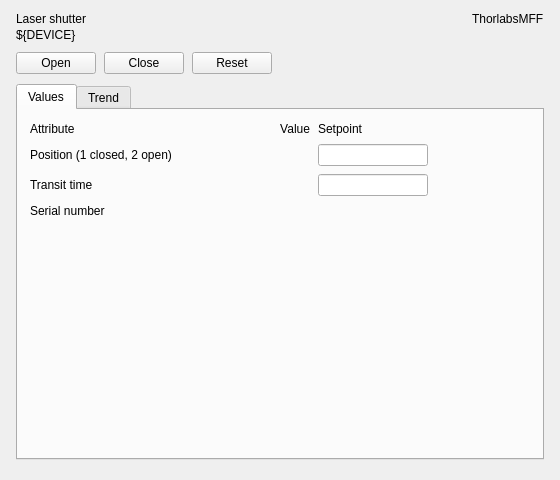
<?xml version="1.0" encoding="UTF-8"?>
<!--
  Laser shutter panel for a ThorlabsMFF device: commands, values, trend.
  Macros: DEVICE (the Tango device name)
  Open with a PyDMRelatedDisplayButton: filename "panels/thorlabsmff/panel.ui", macros {"DEVICE": "..."}
-->
<ui version="4.0">
 <class>ThorlabsMFFPanel</class>
 <widget class="QWidget" name="ThorlabsMFFPanel">
  <property name="geometry">
   <rect>
    <x>0</x>
    <y>0</y>
    <width>560</width>
    <height>480</height>
   </rect>
  </property>
  <property name="windowTitle">
   <string>Laser shutter ${DEVICE}</string>
  </property>
  <layout class="QVBoxLayout" name="main_layout">
   <property name="spacing">
    <number>10</number>
   </property>
   <property name="leftMargin">
    <number>16</number>
   </property>
   <property name="topMargin">
    <number>12</number>
   </property>
   <property name="rightMargin">
    <number>16</number>
   </property>
   <property name="bottomMargin">
    <number>10</number>
   </property>
   <item>
    <layout class="QHBoxLayout" name="header_layout">
     <property name="spacing">
      <number>12</number>
     </property>
     <property name="leftMargin">
      <number>0</number>
     </property>
     <property name="topMargin">
      <number>0</number>
     </property>
     <property name="rightMargin">
      <number>0</number>
     </property>
     <property name="bottomMargin">
      <number>0</number>
     </property>
     <item>
      <layout class="QVBoxLayout" name="titles_layout">
       <property name="spacing">
        <number>2</number>
       </property>
       <property name="leftMargin">
        <number>0</number>
       </property>
       <property name="topMargin">
        <number>0</number>
       </property>
       <property name="rightMargin">
        <number>0</number>
       </property>
       <property name="bottomMargin">
        <number>0</number>
       </property>
       <item>
        <widget class="QLabel" name="title">
         <property name="text">
          <string>Laser shutter</string>
         </property>
         <property name="mbiRole" stdset="0">
          <string>title</string>
         </property>
        </widget>
       </item>
       <item>
        <widget class="QLabel" name="subtitle">
         <property name="text">
          <string>${DEVICE}</string>
         </property>
         <property name="textInteractionFlags">
          <set>Qt::TextSelectableByMouse</set>
         </property>
         <property name="mbiRole" stdset="0">
          <string>subheading</string>
         </property>
        </widget>
       </item>
      </layout>
     </item>
     <item>
      <spacer name="spacer">
       <property name="orientation">
        <enum>Qt::Horizontal</enum>
       </property>
       <property name="sizeHint" stdset="0">
        <size>
         <width>0</width>
         <height>0</height>
        </size>
       </property>
      </spacer>
     </item>
     <item alignment="Qt::AlignTop">
      <widget class="QLabel" name="device_class">
       <property name="text">
        <string>ThorlabsMFF</string>
       </property>
       <property name="mbiRole" stdset="0">
        <string>caption</string>
       </property>
      </widget>
     </item>
    </layout>
   </item>
   <item>
    <layout class="QHBoxLayout" name="commands_layout">
     <property name="spacing">
      <number>8</number>
     </property>
     <property name="leftMargin">
      <number>0</number>
     </property>
     <property name="topMargin">
      <number>0</number>
     </property>
     <property name="rightMargin">
      <number>0</number>
     </property>
     <property name="bottomMargin">
      <number>0</number>
     </property>
     <item>
      <widget class="PyDMPushButton" name="open_command">
       <property name="text">
        <string>Open</string>
       </property>
       <property name="toolTip">
        <string>tango://${DEVICE}/Open</string>
       </property>
       <property name="channel" stdset="0">
        <string>tango://${DEVICE}/Open</string>
       </property>
       <property name="pressValue" stdset="0">
        <string>1</string>
       </property>
       <property name="mbiRole" stdset="0">
        <string>primary</string>
       </property>
      </widget>
     </item>
     <item>
      <widget class="PyDMPushButton" name="close_command">
       <property name="text">
        <string>Close</string>
       </property>
       <property name="toolTip">
        <string>tango://${DEVICE}/Close</string>
       </property>
       <property name="channel" stdset="0">
        <string>tango://${DEVICE}/Close</string>
       </property>
       <property name="pressValue" stdset="0">
        <string>1</string>
       </property>
      </widget>
     </item>
     <item>
      <widget class="PyDMPushButton" name="reset_command">
       <property name="text">
        <string>Reset</string>
       </property>
       <property name="toolTip">
        <string>tango://${DEVICE}/Reset</string>
       </property>
       <property name="channel" stdset="0">
        <string>tango://${DEVICE}/Reset</string>
       </property>
       <property name="pressValue" stdset="0">
        <string>1</string>
       </property>
      </widget>
     </item>
     <item>
      <spacer name="spacer_2">
       <property name="orientation">
        <enum>Qt::Horizontal</enum>
       </property>
       <property name="sizeHint" stdset="0">
        <size>
         <width>0</width>
         <height>0</height>
        </size>
       </property>
      </spacer>
     </item>
    </layout>
   </item>
   <item>
    <widget class="QTabWidget" name="tabs">
     <property name="currentIndex">
      <number>0</number>
     </property>
     <widget class="QWidget" name="values_tab">
      <attribute name="title">
       <string>Values</string>
      </attribute>
      <layout class="QGridLayout" name="values_layout">
       <property name="spacing">
        <number>8</number>
       </property>
       <property name="leftMargin">
        <number>12</number>
       </property>
       <property name="topMargin">
        <number>12</number>
       </property>
       <property name="rightMargin">
        <number>12</number>
       </property>
       <property name="bottomMargin">
        <number>12</number>
       </property>
       <item row="0" column="0">
        <widget class="QLabel" name="attribute_heading">
         <property name="text">
          <string>Attribute</string>
         </property>
         <property name="mbiRole" stdset="0">
          <string>caption</string>
         </property>
        </widget>
       </item>
       <item row="0" column="1">
        <widget class="QLabel" name="value_heading">
         <property name="text">
          <string>Value</string>
         </property>
         <property name="alignment">
          <set>Qt::AlignRight|Qt::AlignVCenter</set>
         </property>
         <property name="mbiRole" stdset="0">
          <string>caption</string>
         </property>
        </widget>
       </item>
       <item row="0" column="2">
        <widget class="QLabel" name="setpoint_heading">
         <property name="text">
          <string>Setpoint</string>
         </property>
         <property name="mbiRole" stdset="0">
          <string>caption</string>
         </property>
        </widget>
       </item>
       <item row="1" column="0">
        <widget class="QLabel" name="position_label">
         <property name="text">
          <string>Position (1 closed, 2 open)</string>
         </property>
        </widget>
       </item>
       <item row="1" column="1">
        <widget class="PyDMLabel" name="position">
         <property name="minimumSize">
          <size>
           <width>130</width>
           <height>0</height>
          </size>
         </property>
         <property name="toolTip">
          <string>tango://${DEVICE}/position</string>
         </property>
         <property name="alignment">
          <set>Qt::AlignRight|Qt::AlignVCenter</set>
         </property>
         <property name="mbiRole" stdset="0">
          <string>value</string>
         </property>
         <property name="showUnits" stdset="0">
          <bool>true</bool>
         </property>
         <property name="channel" stdset="0">
          <string>tango://${DEVICE}/position</string>
         </property>
        </widget>
       </item>
       <item row="1" column="2">
        <widget class="PyDMLineEdit" name="position_setpoint">
         <property name="toolTip">
          <string>tango://${DEVICE}/position</string>
         </property>
         <property name="minimumSize">
          <size>
           <width>110</width>
           <height>0</height>
          </size>
         </property>
         <property name="channel" stdset="0">
          <string>tango://${DEVICE}/position?w_value</string>
         </property>
         <property name="showUnits" stdset="0">
          <bool>true</bool>
         </property>
        </widget>
       </item>
       <item row="2" column="0">
        <widget class="QLabel" name="transit_time_label">
         <property name="text">
          <string>Transit time</string>
         </property>
        </widget>
       </item>
       <item row="2" column="1">
        <widget class="PyDMLabel" name="transit_time">
         <property name="minimumSize">
          <size>
           <width>130</width>
           <height>0</height>
          </size>
         </property>
         <property name="toolTip">
          <string>tango://${DEVICE}/transit_time</string>
         </property>
         <property name="alignment">
          <set>Qt::AlignRight|Qt::AlignVCenter</set>
         </property>
         <property name="mbiRole" stdset="0">
          <string>value</string>
         </property>
         <property name="showUnits" stdset="0">
          <bool>true</bool>
         </property>
         <property name="channel" stdset="0">
          <string>tango://${DEVICE}/transit_time</string>
         </property>
        </widget>
       </item>
       <item row="2" column="2">
        <widget class="PyDMLineEdit" name="transit_time_setpoint">
         <property name="toolTip">
          <string>tango://${DEVICE}/transit_time</string>
         </property>
         <property name="minimumSize">
          <size>
           <width>110</width>
           <height>0</height>
          </size>
         </property>
         <property name="channel" stdset="0">
          <string>tango://${DEVICE}/transit_time?w_value</string>
         </property>
         <property name="showUnits" stdset="0">
          <bool>true</bool>
         </property>
        </widget>
       </item>
       <item row="3" column="0">
        <widget class="QLabel" name="serial_number_label">
         <property name="text">
          <string>Serial number</string>
         </property>
        </widget>
       </item>
       <item row="3" column="1">
        <widget class="PyDMLabel" name="serial_number">
         <property name="minimumSize">
          <size>
           <width>130</width>
           <height>0</height>
          </size>
         </property>
         <property name="toolTip">
          <string>tango://${DEVICE}/serial_number</string>
         </property>
         <property name="alignment">
          <set>Qt::AlignRight|Qt::AlignVCenter</set>
         </property>
         <property name="mbiRole" stdset="0">
          <string>value</string>
         </property>
         <property name="showUnits" stdset="0">
          <bool>true</bool>
         </property>
         <property name="channel" stdset="0">
          <string>tango://${DEVICE}/serial_number</string>
         </property>
        </widget>
       </item>
       <item row="4" column="0">
        <spacer name="spacer_3">
         <property name="orientation">
          <enum>Qt::Vertical</enum>
         </property>
         <property name="sizeHint" stdset="0">
          <size>
           <width>0</width>
           <height>0</height>
          </size>
         </property>
        </spacer>
       </item>
       <item row="0" column="3">
        <spacer name="spacer_4">
         <property name="orientation">
          <enum>Qt::Horizontal</enum>
         </property>
         <property name="sizeHint" stdset="0">
          <size>
           <width>0</width>
           <height>0</height>
          </size>
         </property>
        </spacer>
       </item>
      </layout>
     </widget>
     <widget class="QWidget" name="trend_tab">
      <attribute name="title">
       <string>Trend</string>
      </attribute>
      <layout class="QVBoxLayout" name="trend_layout">
       <property name="leftMargin">
        <number>6</number>
       </property>
       <property name="topMargin">
        <number>6</number>
       </property>
       <property name="rightMargin">
        <number>6</number>
       </property>
       <property name="bottomMargin">
        <number>6</number>
       </property>
       <item>
        <widget class="PyDMTimePlot" name="trend">
         <property name="toolTip">
          <string>Last 10 minutes; right click for options</string>
         </property>
         <property name="yAxes" stdset="0">
          <stringlist>
           <string>{"name": "Position", "orientation": "left", "label": "Position", "minRange": -1.0, "maxRange": 1.0, "autoRange": true, "logMode": false}</string>
          </stringlist>
         </property>
         <property name="curves" stdset="0">
          <stringlist>
           <string>{"channel": "tango://${DEVICE}/position", "plot_style": null, "name": "Position", "color": "#2ab5dd", "lineStyle": 1, "lineWidth": 2, "symbol": null, "symbolSize": 10, "yAxisName": "Position", "barWidth": null, "upperThreshold": null, "lowerThreshold": null, "thresholdColor": "white"}</string>
          </stringlist>
         </property>
         <property name="timeSpan" stdset="0">
          <double>600.0</double>
         </property>
         <property name="updateInterval" stdset="0">
          <double>1.0</double>
         </property>
         <property name="showLegend" stdset="0">
          <bool>true</bool>
         </property>
         <property name="showXGrid" stdset="0">
          <bool>true</bool>
         </property>
         <property name="showYGrid" stdset="0">
          <bool>true</bool>
         </property>
         <property name="backgroundColor" stdset="0">
          <color alpha="255">
           <red>43</red>
           <green>47</green>
           <blue>64</blue>
          </color>
         </property>
         <property name="axisColor" stdset="0">
          <color alpha="255">
           <red>164</red>
           <green>168</green>
           <blue>184</blue>
          </color>
         </property>
        </widget>
       </item>
      </layout>
     </widget>
    </widget>
   </item>
   <item>
    <widget class="MbiDeviceFooter" name="footer">
     <property name="device" stdset="0">
      <string>${DEVICE}</string>
     </property>
    </widget>
   </item>
  </layout>
 </widget>
 <customwidgets>
  <customwidget>
   <class>MbiDeviceFooter</class>
   <extends>QWidget</extends>
   <header>pydm_mbi.widgets.footer</header>
  </customwidget>
  <customwidget>
   <class>PyDMLabel</class>
   <extends>QLabel</extends>
   <header>pydm.widgets.label</header>
  </customwidget>
  <customwidget>
   <class>PyDMLineEdit</class>
   <extends>QLineEdit</extends>
   <header>pydm.widgets.line_edit</header>
  </customwidget>
  <customwidget>
   <class>PyDMPushButton</class>
   <extends>QPushButton</extends>
   <header>pydm.widgets.pushbutton</header>
  </customwidget>
  <customwidget>
   <class>PyDMTimePlot</class>
   <extends>QGraphicsView</extends>
   <header>pydm.widgets.timeplot</header>
  </customwidget>
 </customwidgets>
 <resources />
 <connections />
</ui>
